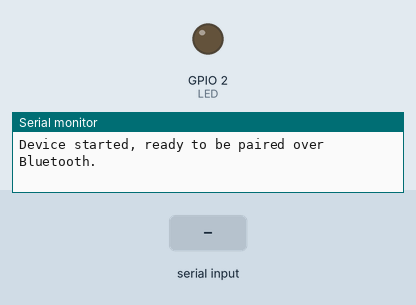
A sketch run on a simulated ESP32. Parts: output pins drawn as LEDs (lit = HIGH), the last lines printed to the serial monitor. The inputs (shaded band) are chosen by the test bench. Nothing arrives over Bluetooth unless stated.

Above: at 1.2 s.
1.3 s: "led_on" received over the second serial link
At 2.0 s:
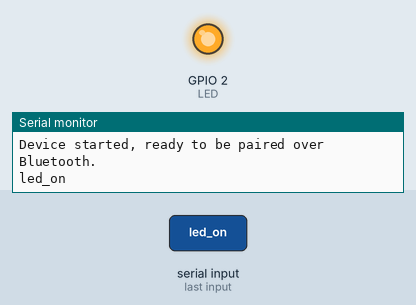
2.8 s: "led_off" received over the second serial link
At 3.2 s:
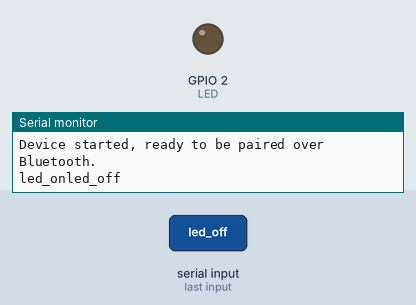
Timing chart, 0 to 5.8 s (numbered marks = the images above; inputs shaded):
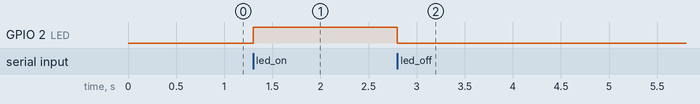

The sketch:

led_bluetooth.ino
```cpp
// Project 27.3: LED controlled through Bluetooth.

#include "BluetoothSerial.h"
#include "string.h"

// GPIO for LED:
#define LED 2

// Instantiate BluetoothSerial object to work with:
BluetoothSerial SerialBT;

// An array of chars to act as a string:
char buffer[20];

static int count = 0;

void setup() {
    // Set LED pin to OUTPUT:
    pinMode(LED, OUTPUT);

    // Start Bluetooth device and give it a name:
    SerialBT.begin("Daniel's ESP32 LED controller.");

    // Start a serial connection with the ESP32 over usb:
    Serial.begin(115200);

    // Send ready message to serial monitor:
    Serial.println("\nDevice started, ready to be paired over Bluetooth.");
}

void loop() {
    while(SerialBT.available())
    {
        buffer[count] = SerialBT.read();
        ++count;
    }
    if(count>0){
        Serial.print(buffer);

        // strncmp(str1, str2, num)
        //      str1, str2: strings to be compared
        //      num: largest string size

        if(strncmp(buffer,"led_on",6)==0)
            digitalWrite(LED,HIGH);

        if(strncmp(buffer,"led_off",7)==0)
            digitalWrite(LED,LOW);

        // Reset counter:
        count=0;

        // memset() is usde to clean and initialize the memory of an array, in this case 'buffer':
        memset(buffer,0,20);
    }
}
```

Measured:
- after the input at 1.3 s, GPIO 2 (LED): LOW → HIGH at once
- after the input at 2.8 s, GPIO 2 (LED): HIGH → LOW at once
